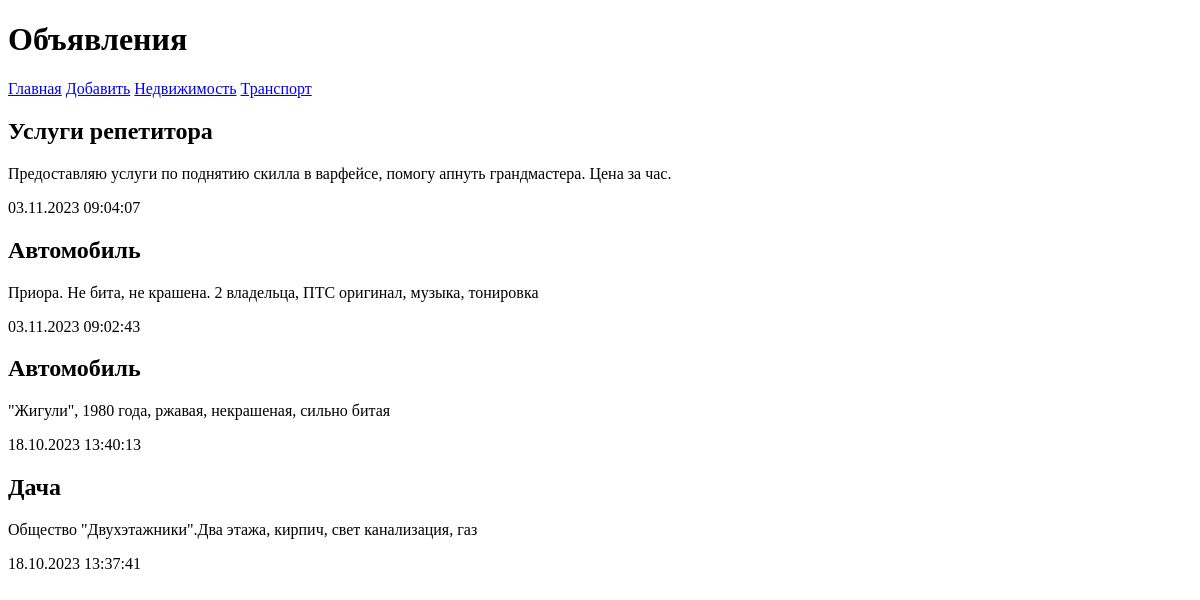
Page /bboard/ on the earlier database version.
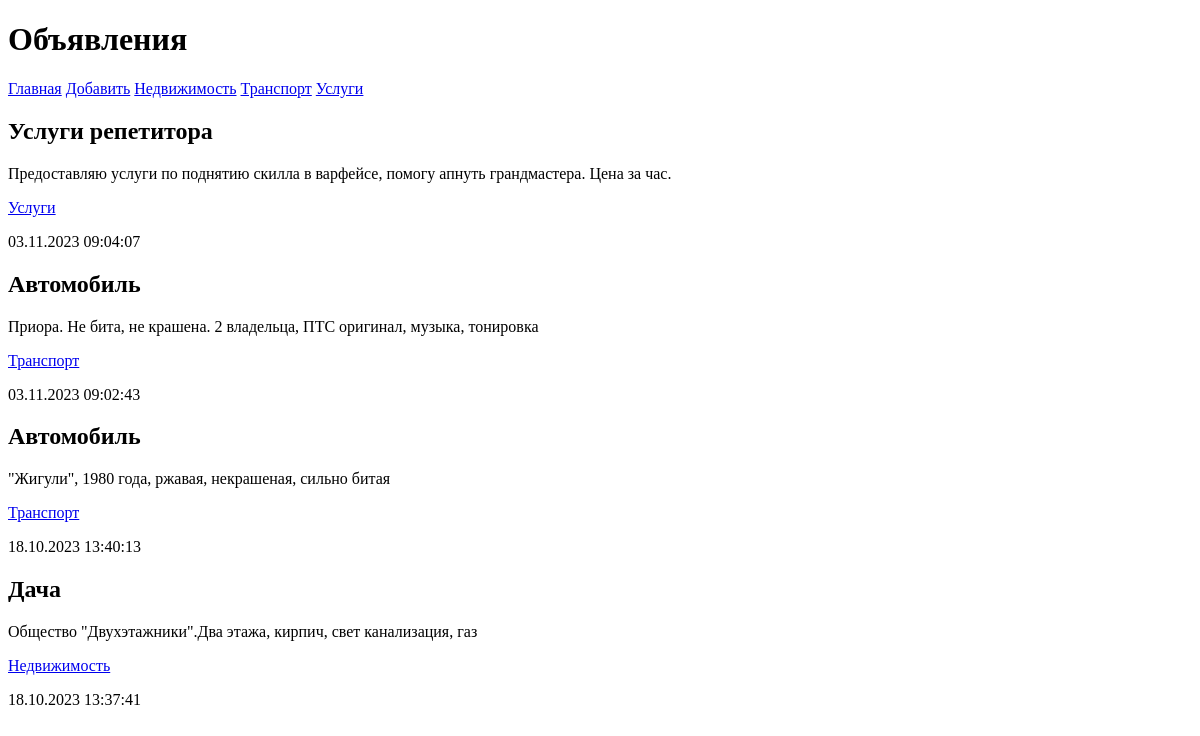
Same page on the later database version.
### bboard/models.py (models this page shows, shortened)
class Rubric(models.Model):
    name = models.CharField(max_length=20, db_index=True, verbose_name='Название')
    class Meta:
        verbose_name_plural = 'Рубрики'
        verbose_name = 'Рубрика'
        ordering = ['name']

class Bb(models.Model):
    title = models.CharField(max_length=50, verbose_name='Товар')
    content = models.TextField(verbose_name='Описание')
    price = models.FloatField(verbose_name='Цена')
    published = models.DateTimeField(auto_now_add=True, db_index=True, verbose_name='Опубликовано')
    rubric = models.ForeignKey('Rubric', null=True, on_delete=models.PROTECT, verbose_name='Рубрика')
    class Meta:
        verbose_name_plural = 'Объявления'
        verbose_name = 'Объявление'
        ordering = ['-published']

### bboard/views.py (the view)
# urls.py: path('', index, name='index'),
def index(request):
    bbs = Bb.objects.all()
    rubrics = Rubric.objects.all()
    context = {'bbs': bbs, 'rubrics': rubrics}
    return render(request, 'bboard/index.html', context)

### bboard/templates/bboard/index.html (shortened to what this page needs)
<!doctype html>
<html lang="en">
<head>
</head>
<body>
{% extends "layout/basic.html" %}
{% block content %}
{% for bb in bbs %}
<div>
    <h2>{{bb.title}}</h2>
    <p>{{bb.content}}</p>
    <p><a href="{% url 'rubric_bbs' bb.rubric.pk %}">
        {{ bb.rubric.name }}
    </a></p>
    <p>{{ bb.published|date:"d.m.Y H:i:s" }}</p>
</div>
{% endfor %}
{% endblock %}

### bboard/templates/layout/basic.html (shortened to what this page needs)
<!DOCTYPE html>
<html lang="en">
<head>
</head>
<body>
    <header>
        <h1>Объявления</h1>
    </header>
    <nav>
        <a href="{% url 'index' %}">Главная</a>
        <a href="{% url 'add' %}">Добавить</a>
        {% for rubric in rubrics %}
        <a href="{% url 'rubric_bbs' rubric.pk %}">{{ rubric.name }}</a>
        {% endfor %}
    </nav>
    <main>
        {% block content %}
        {% endblock %}
    </main>
</body>
</html>

Differences in the rows shown:
added Rubric: name "Услуги"
changed Bb "Услуги репетитора": rubric_id empty → 3 (drawn); rubric.name (not shown) → "Услуги"
changed Bb "Приора. Не бита, не крашена. 2 владельца, ПТС оригинал, музыка, тонировка": rubric_id empty → 2 (drawn); rubric.name (not shown) → "Транспорт"
changed Bb "\"Жигули\", 1980 года, ржавая, некрашеная, сильно битая": rubric_id empty → 2 (drawn); rubric.name (not shown) → "Транспорт"
changed Bb "Дача": rubric_id empty → 1 (drawn); rubric.name (not shown) → "Недвижимость"
